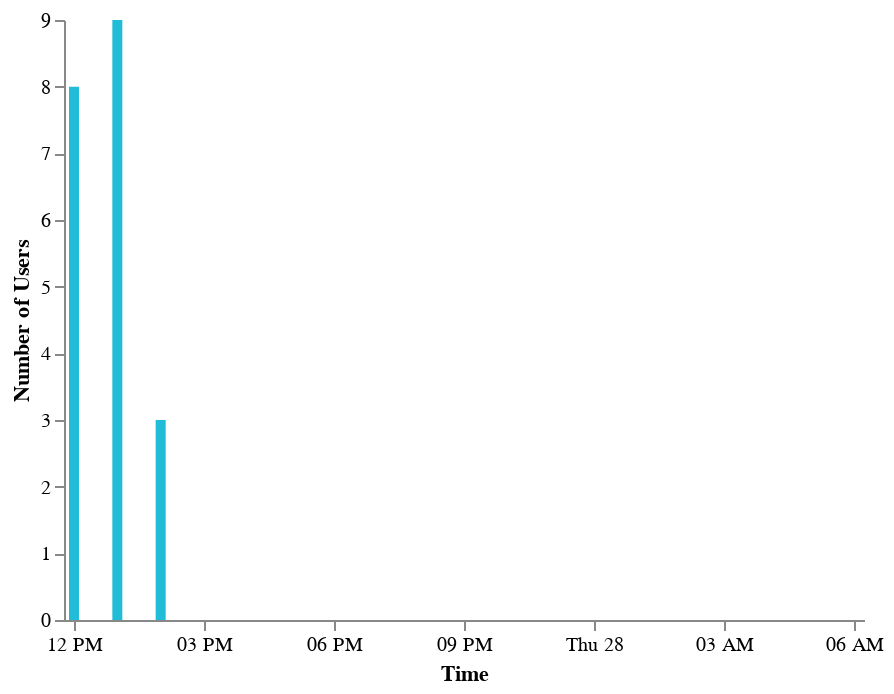

Source (notebook cell):
### Code cell
cp.first_time_chart(dp.first_time_parse_df)

### Figure 1 — Vega-Lite specification as saved in the notebook (floating-point values rounded to 4 significant figures)
{"config": {"view": {"continuousWidth": 400, "continuousHeight": 300, "strokeOpacity": 0}, "axis": {"grid": false}, "axisX": {"labelAngle": 0}, "mark": {"color": "#21bcd7"}}, "data": {"name": "data-97a2d6cb2869207eb5a46669bed63dfc"}, "mark": "bar", "encoding": {"tooltip": [{"field": "Time", "format": "%Y-%m-%d %H:%M", "type": "temporal"}, {"field": "Number of Users", "type": "quantitative"}], "x": {"field": "Time", "type": "temporal"}, "y": {"field": "Number of Users", "type": "quantitative"}}, "height": 300, "$schema": "https://vega.github.io/schema/vega-lite/v4.17.0.json", "datasets": {"data-97a2d6cb2869207eb5a46669bed63dfc": [{"Time": "2022-04-27 12:00:00.000", "Number of Users": 8}, {"Time": "2022-04-27 13:00:00.000", "Number of Users": 9}, {"Time": "2022-04-27 14:00:00.000", "Number of Users": 3}, {"Time": "2022-04-27 14:00", "Number of Users": 0}, {"Time": "2022-04-27 15:00", "Number of Users": 0}, {"Time": "2022-04-27 16:00", "Number of Users": 0}, {"Time": "2022-04-27 17:00", "Number of Users": 0}, {"Time": "2022-04-27 18:00", "Number of Users": 0}, {"Time": "2022-04-27 19:00", "Number of Users": 0}, {"Time": "2022-04-27 20:00", "Number of Users": 0}, {"Time": "2022-04-27 21:00", "Number of Users": 0}, {"Time": "2022-04-27 22:00", "Number of Users": 0}, {"Time": "2022-04-27 23:00", "Number of Users": 0}, {"Time": "2022-04-28 00:00", "Number of Users": 0}, {"Time": "2022-04-28 01:00", "Number of Users": 0}, {"Time": "2022-04-28 02:00", "Number of Users": 0}, {"Time": "2022-04-28 03:00", "Number of Users": 0}, {"Time": "2022-04-28 04:00", "Number of Users": 0}, {"Time": "2022-04-28 05:00", "Number of Users": 0}, {"Time": "2022-04-28 06:00", "Number of Users": 0}]}}
